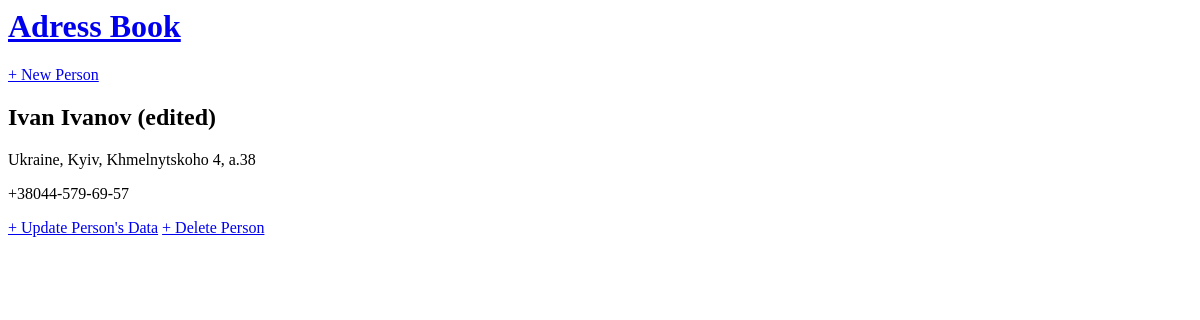
The page /person/1/ on the database as committed earlier.
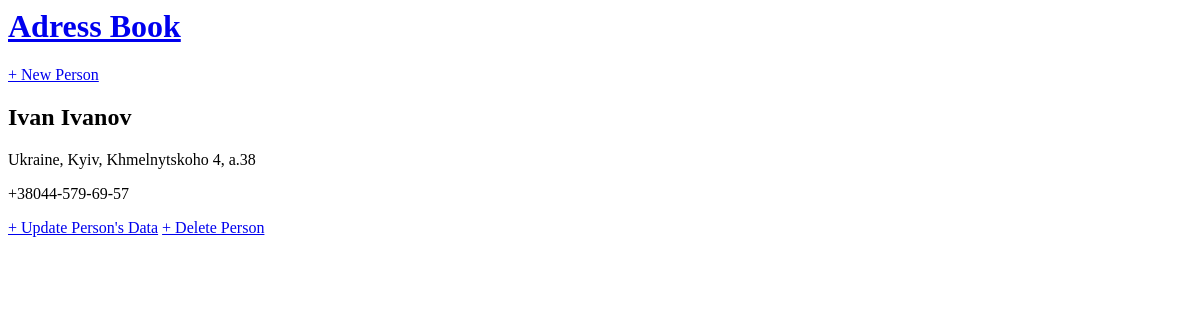
The same page on the database as committed later.
### book/models.py (models this page shows, shortened)
class Person(models.Model):
    name_surname = models.CharField(max_length=200)
    adress = models.TextField()
    phone = models.CharField(max_length=20)

### book/views.py (the view)
# urls.py: path('person/<int:pk>/', PersonDetailView.as_view(), name='detail'),
class PersonDetailView(DetailView):
    model = Person
    template_name = 'detail.html'

### templates/detail.html
{% extends 'base.html' %}
{% block content %}
    <div class="post-entry">
        <h2>{{ object.name_surname }}</h2>
        <p>{{ object.adress }}</p>
        <p>{{ object.phone }}</p>
    </div>
    <a href="{% url 'update' person.pk %}">+ Update Person's Data</a>
    <a href="{% url 'delete' person.pk %}">+ Delete Person</a>
{% endblock content %}

Rows that differ between the two databases and show on the page:
changed Person "Ukraine, Kyiv, Khmelnytskoho 4, a.38": name_surname "Ivan Ivanov (edited)" → "Ivan Ivanov"
